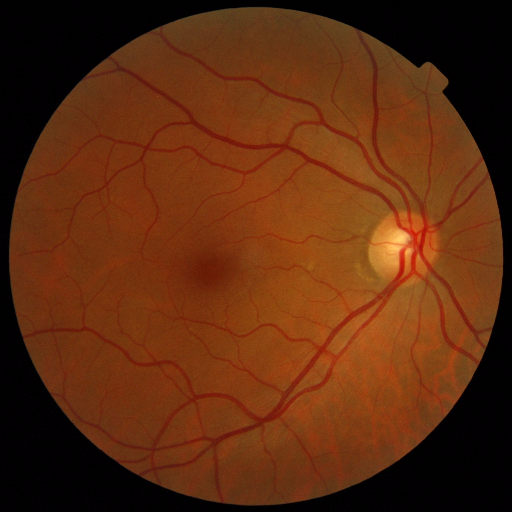
#> input picture data/raw/MESSIDOR2/messidor-2/messidor-2/preprocess/20051020_44982_0100_PP.png, 512 x 512 px
$ python -i image_io.py   (imports and definitions only)   (older library calls are emulated)
#> lines starting #> are read from the running program, lines starting #| are printed output that depends on the picture; after the words box and inside, x2 and y2 are one past the last pixel; in counts of white or black regions, pixels touching at a corner belong together
import base64
from io import BytesIO

import cv2
import numpy as np
from PIL import Image


ALLOWED_EXTENSIONS = {".png", ".jpg", ".jpeg", ".bmp", ".tif", ".tiff"}


def read_image_bytes(content: bytes) -> np.ndarray:
    np_arr = np.frombuffer(content, np.uint8)
    image = cv2.imdecode(np_arr, cv2.IMREAD_COLOR)
    if image is None:
        raise ValueError("Unable to decode image.")
    return cv2.cvtColor(image, cv2.COLOR_BGR2RGB)


def image_to_base64(image: np.ndarray) -> str:
    pil_image = Image.fromarray(image)
    buffer = BytesIO()
    pil_image.save(buffer, format="PNG")
    return base64.b64encode(buffer.getvalue()).decode("utf-8")


def blur_score(image: np.ndarray) -> float:
    gray = cv2.cvtColor(image, cv2.COLOR_RGB2GRAY)
    return float(cv2.Laplacian(gray, cv2.CV_64F).var())


def brightness_score(image: np.ndarray) -> float:
    gray = cv2.cvtColor(image, cv2.COLOR_RGB2GRAY)
    return float(np.mean(gray))


def validate_retinal_fundus(image: np.ndarray) -> tuple[bool, str]:
    h, w, _ = image.shape
#> h = 512; w = 512
    gray = cv2.cvtColor(image, cv2.COLOR_RGB2GRAY)
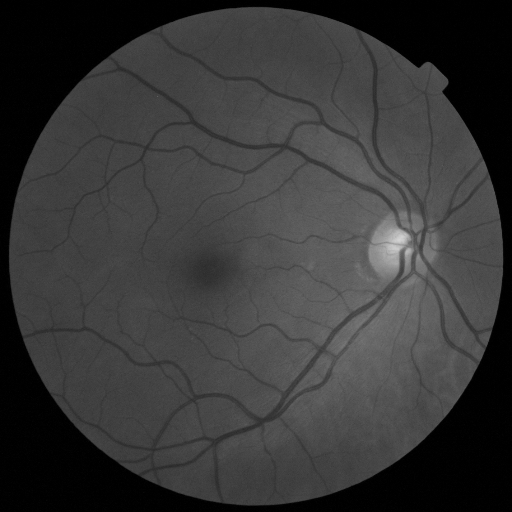
#> gray: shape (512, 512); min 0, max 212, mean 55

    non_black = (gray > 12).astype(np.uint8)
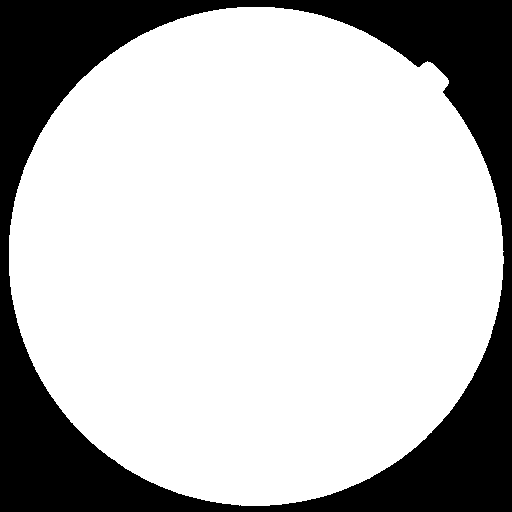
#> non_black: shape (512, 512); values 0 (black) and 1 (white), 74.2% white; 1 black region
    non_black_ratio = float(np.mean(non_black))
#> non_black_ratio = 0.742
    if non_black_ratio < 0.2:
        return False, "Image is too dark or empty. Please upload a clear retinal fundus photo."

    contours, _ = cv2.findContours((non_black * 255).astype(np.uint8), cv2.RETR_EXTERNAL, cv2.CHAIN_APPROX_SIMPLE)
#> contours = 1 contour; box (x1, y1, x2, y2) and area: (9, 7, 504, 506) 193766
    if not contours:
        return False, "No retinal region found. Only retinal fundus images are accepted."

    largest = max(contours, key=cv2.contourArea)
#> largest = contour of 729 points, box (x1, y1, x2, y2) (9, 7, 504, 506), area 193766
    area = float(cv2.contourArea(largest))
#> area = 193766.5
    perimeter = float(cv2.arcLength(largest, True)) + 1e-8
#> perimeter = 1668.1
    circularity = float(4 * np.pi * area / (perimeter * perimeter))
#> circularity = 0.875
    area_ratio = area / float(h * w)
#> area_ratio = 0.739

    if area_ratio < 0.18 or circularity < 0.35:
        return False, "This does not look like a retinal fundus image. Please upload an eye fundus scan only."

    hsv = cv2.cvtColor(image, cv2.COLOR_RGB2HSV)
#> hsv: shape (512, 512, 3); mean H, S, V 38.6, 204.6, 93.2
    hue = hsv[:, :, 0]
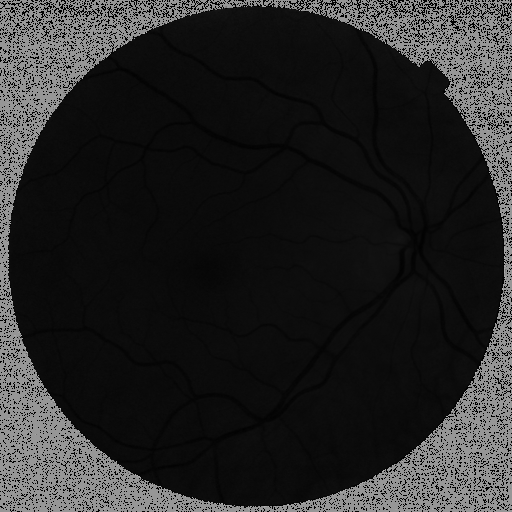
#> hue: shape (512, 512); min 0, max 179, mean 38.6
    sat = hsv[:, :, 1]
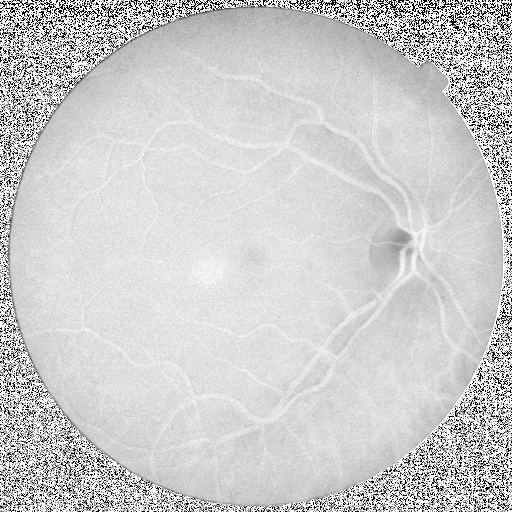
#> sat: shape (512, 512); min 0, max 255, mean 204.6
    retinal_tone_ratio = float(np.mean(((hue <= 35) | (hue >= 160)) & (sat > 25)))
#> retinal_tone_ratio = 0.75
    if retinal_tone_ratio < 0.2:
        return False, "Unsupported image content. Please upload a retinal fundus image."

    center_patch = gray[h // 3 : 2 * h // 3, w // 3 : 2 * w // 3]
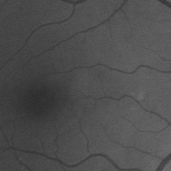
#> center_patch: shape (171, 171); min 44, max 108, mean 78.4
    if center_patch.size == 0 or float(np.std(center_patch)) < 8.0:
        return False, "Retinal detail is insufficient. Please upload a higher-quality fundus photo."

    edges = cv2.Canny(gray, 30, 120)
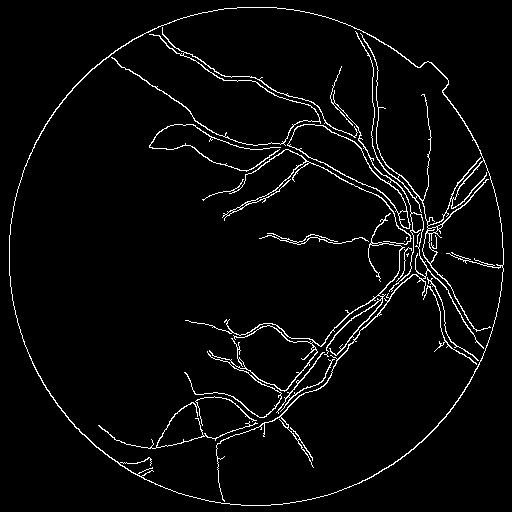
#> edges: shape (512, 512); 3.6% white in thin lines or dots
    edge_density = float(np.mean(edges > 0))
#> edge_density = 0.0361
    if edge_density < 0.0002 or edge_density > 0.4:
        return False, "Only retinal eye fundus images are accepted. Please upload a retinal scan."

    return True, "ok"

>>> import cv2
>>> picture = cv2.cvtColor(cv2.imread('../../../data/raw/MESSIDOR2/messidor-2/messidor-2/preprocess/20051020_44982_0100_PP.png'), cv2.COLOR_BGR2RGB)
>>> result = validate_retinal_fundus(picture)
#> result = (True, 'ok')

$ run again, on data/raw/MESSIDOR2/messidor-2/messidor-2/preprocess/20051020_63269_0100_PP.png
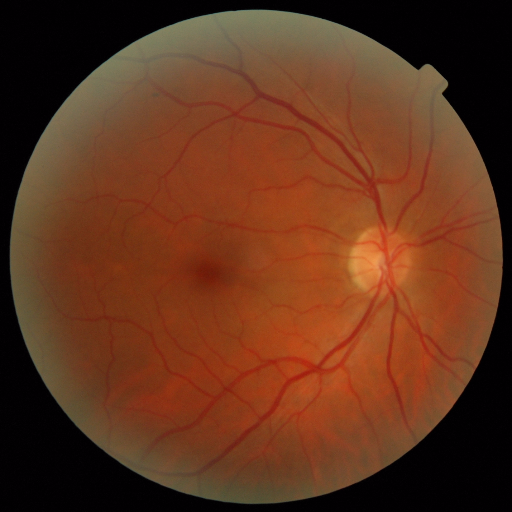
#> input picture data/raw/MESSIDOR2/messidor-2/messidor-2/preprocess/20051020_63269_0100_PP.png, 512 x 512 px
#> in validate_retinal_fundus, `non_black = (gray > 12).astype(np.uint8)`:
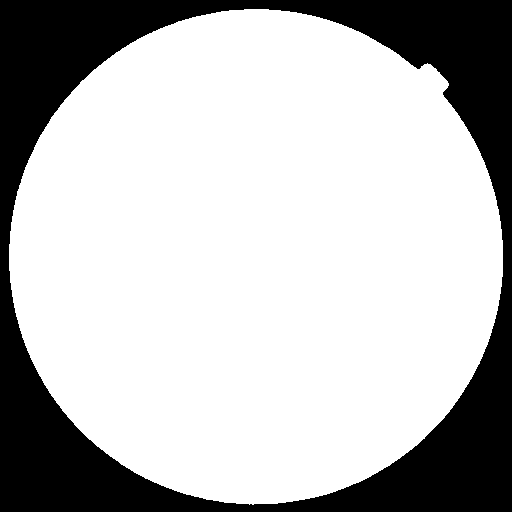
#> non_black: shape (512, 512); values 0 (black) and 1 (white), 73.5% white; 1 black region
#> non_black_ratio = 0.735
#> contours = 1 contour; box (x1, y1, x2, y2) and area: (9, 9, 503, 505) 191934
#> largest = contour of 729 points, box (x1, y1, x2, y2) (9, 9, 503, 505), area 191934
#> area = 191934.5
#> perimeter = 1660.5
#> circularity = 0.875
#> area_ratio = 0.732
#> hsv: shape (512, 512, 3); mean H, S, V 47.9, 190.2, 98.1
#> retinal_tone_ratio = 0.737
#> in validate_retinal_fundus, `edges = cv2.Canny(gray, 30, 120)`:
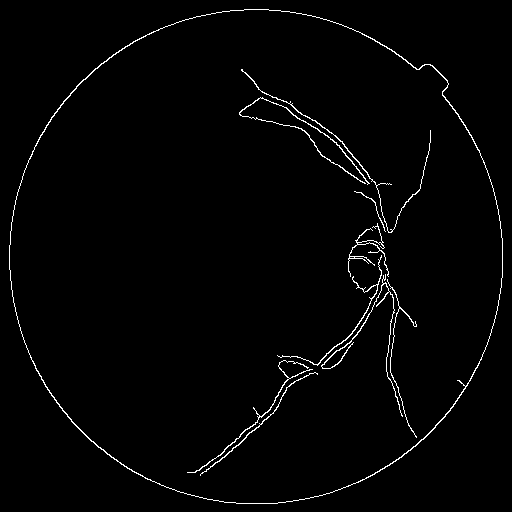
#> edges: shape (512, 512); 1.7% white in thin lines or dots
#> edge_density = 0.0166
#> result = (True, 'ok')

$ run again, on data/raw/MESSIDOR2/messidor-2/messidor-2/preprocess/20051021_36208_0100_PP.png
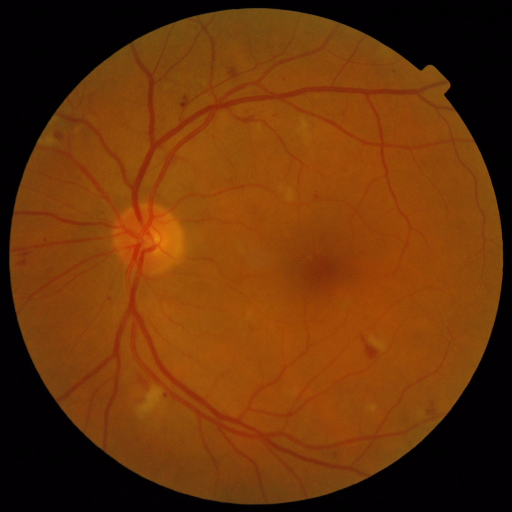
#> input picture data/raw/MESSIDOR2/messidor-2/messidor-2/preprocess/20051021_36208_0100_PP.png, 512 x 512 px
#> in validate_retinal_fundus, `non_black = (gray > 12).astype(np.uint8)`:
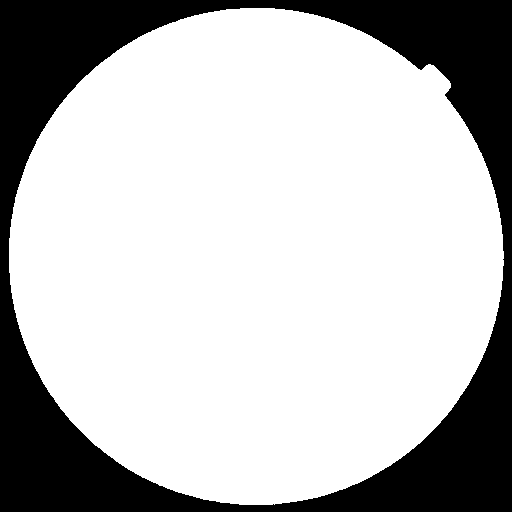
#> non_black: shape (512, 512); values 0 (black) and 1 (white), 73.9% white; 1 black region
#> non_black_ratio = 0.739
#> contours = 1 contour; box (x1, y1, x2, y2) and area: (9, 8, 504, 505) 193014
#> largest = contour of 711 points, box (x1, y1, x2, y2) (9, 8, 504, 505), area 193014
#> area = 193014.5
#> perimeter = 1663
#> circularity = 0.877
#> area_ratio = 0.736
#> hsv: shape (512, 512, 3); mean H, S, V 48.4, 231.7, 105.8
#> retinal_tone_ratio = 0.748
#> in validate_retinal_fundus, `center_patch = gray[h // 3 : 2 * h // 3, w // 3 : 2 * w // 3]`:
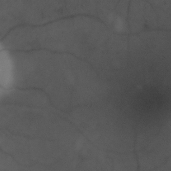
#> center_patch: shape (171, 171); min 63, max 131, mean 90.3
